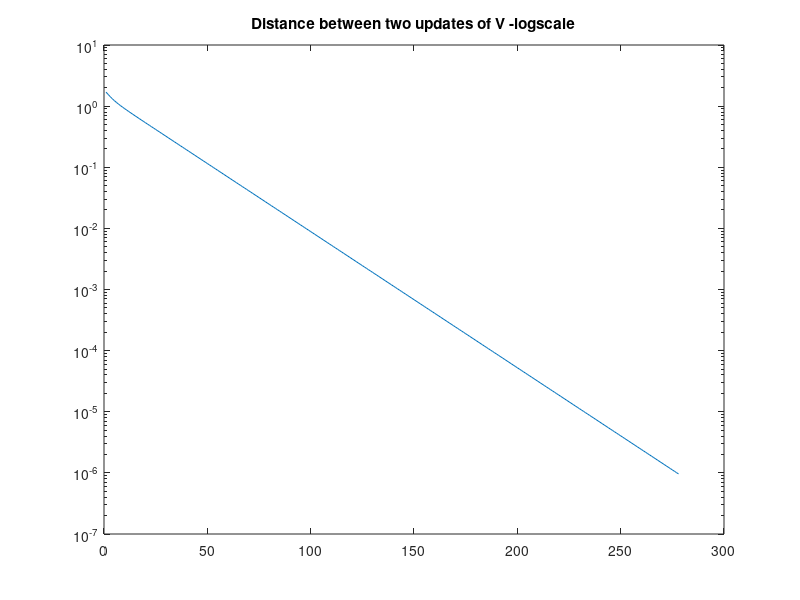
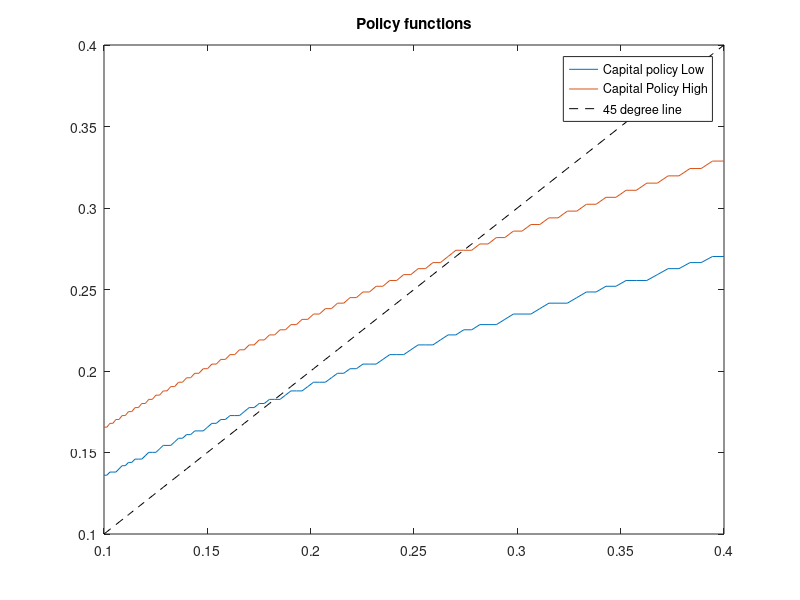
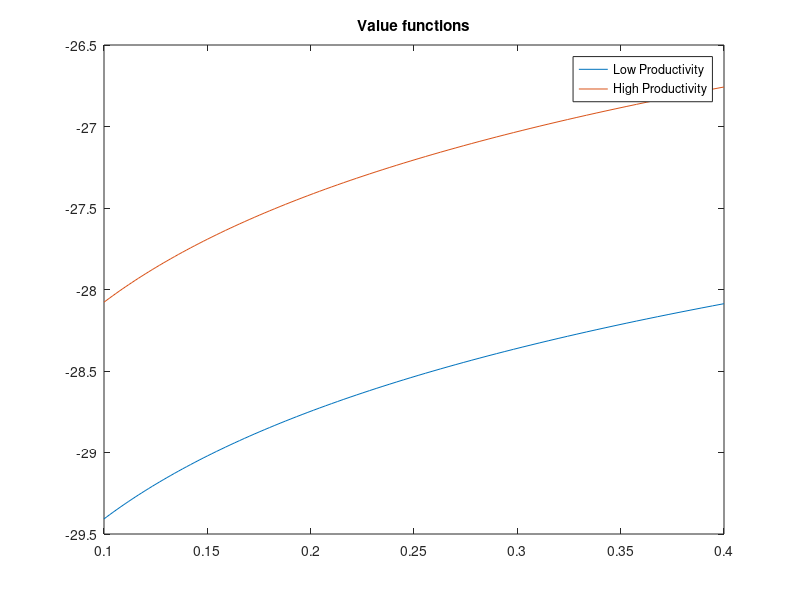

Reproduce these figures in MATLAB, in order.
%% Solve the Cake eating problem

clc
clear
close all

%% Define Numerical Parameters
mpar.nk   = 100;  % number of points on the capital grid
mpar.nz   = 2;    % number of points on the productivity grid
mpar.mink = 0.1;  % lowest point on the capital grid
mpar.maxk = 0.4;    % highest point on the capital grid
mpar.crit = 1e-6; % Precision up to which to solve the value function

%% Define Economic parameters
par.beta  = 0.95; % Discount factor
par.alpha = 0.5;    % Curvature of production function
par.gamma = 1;    % Coefficient of relative risk aversion
par.delta = 1;    % Depreciation
prob.z     = [0.875, 0.125; 0.125, 0.875];% Transition probabilities for productivity

%% Produce grids

grid.k = exp(linspace(log(mpar.mink),log(mpar.maxk),mpar.nk)); %1x100. The logarithm is taken sometimes 
%since the curvature of the value function and the policy function is
%greater for the lower grid points. The log makes the grid a bit finer to
%catch these movements. 
grid.z = [0.9,1.1]; %1x2
%% Display Model
TablePar={'Discount Factor:', par.beta; 'Returns to Scale', par.alpha; ...
    'Relative Risk Aversion', par.gamma; 'Depreciation', par.delta};

TablePar
%% Define utility functions

if par.gamma ==1
    util  = @(c)log(c);
    mutil = @(c) 1./c;
else
    util  = @(c) 1/(1-par.gamma).*c.^(1-par.gamma);
    mutil = @(c) 1./(c.^par.gamma);
end

%% Calculate Consumption and Utility for Capital Choices
[meshes.k,  meshes.kprime, meshes.z]= ndgrid(grid.k,grid.k,grid.z); %ndgrid creates a rectangular grid. The grid is a 100x100x2. 
                                                                            %and it returns 3 of them 
                                                                    
Y = meshes.z.*meshes.k.^par.alpha + (1-par.delta).*meshes.k;
C = Y-meshes.kprime;

U      = util(C); %Dimensions k x k' x z
U(C<0) = -Inf; % Disallow negative consumption

%% Value Function Iteration
%So here, we have a set of grid points. Each iteration runs through the
%grid. We find the argmax of the value function, k'1. Then, we iterate
%again, with a new grid point as the starting point to find the argmax for this one, k'2.  
%In the end, we find a policy function vector h(Ki)= K' for each starting point (each grid point)
%we will have a vector of kprimes, which is the
%size of the number of grid points. The idea is for each grid point we compute
%the value function, find the k' that maximizes the value function [~,policy] and set
%that equal to the "i"th element in the k' vector. The point is after
%finding the k' that maximizes the bellman (given my guess), I evaluate the
%bellman and see how it compares to my initial guess (V=0). If the distance
%is still larger than the critical value, we iterate again with the new
%value function as our "guess". We continue doing this until the distance
%is closer and closer. Convergence is LINEAR! c*(1-beta)^(n), where c is
%the critical value 
%
tic 
V     = zeros(mpar.nk,mpar.nz); % Our guess is zero, this implies that the initial EV is zero
%The next period, we know K' is zero as well, thus, the first value
%function is just out utility function U(C) with K'=0
dist  = 9999;
count = 1;
while dist(count)>mpar.crit
    count       = count+1;                % count the number of iterations
    EV          = par.beta* V* prob.z';   % Calculate expected continuation value
    EVfull      = repmat(reshape(EV,[1 mpar.nk mpar.nz]),[mpar.nk 1 1]); % Copy Value to second dimension
    %This is repmat(a,b), where b in this case is [100 1 1]. So we multiply
    %the newly reshaped EV(1 100 2) by [100 1 1] = [100 100 2]. In the
    %notation in the powerpoint, this multiplication process is represented
    %by the "i" vector. 

    Vnew        = max(U + EVfull,[],2);   % Update Value Function, taking max of 2nd dimension
    dist(count) = max(abs(Vnew(:)-V(:))); % Calculate distance between old guess and update
    V           = squeeze(Vnew);          % Copy update to value function. Squeeze removes the 
                                            %dimensions of length 1.
                                            %Compare Vnew to V to see
end
toc
%% Produce Policy functions
[~,policy]  = max(U + EVfull,[],2); 
kprime      = grid.k(squeeze(policy));%it produced the policy function for each possible starting point
%and then repeated for the productivity state. 

%% Plots
figure(1)
semilogy((dist(2:end)))
title('Distance between two updates of V -logscale')

figure(2)
plot(grid.k,kprime(:,1))
hold on
plot(grid.k,kprime(:,2))
hold on
plot(grid.k,grid.k,'k--')
legend({'Capital policy Low','Capital Policy High','45 degree line'})
title('Policy functions')
%The intersection shows that a steady state exists
figure(3) 
plot(grid.k, Vnew(:,1))
hold on 
plot(grid.k,Vnew(:,2))
legend({'Low Productivity', 'High Productivity'})
title('Value functions')

